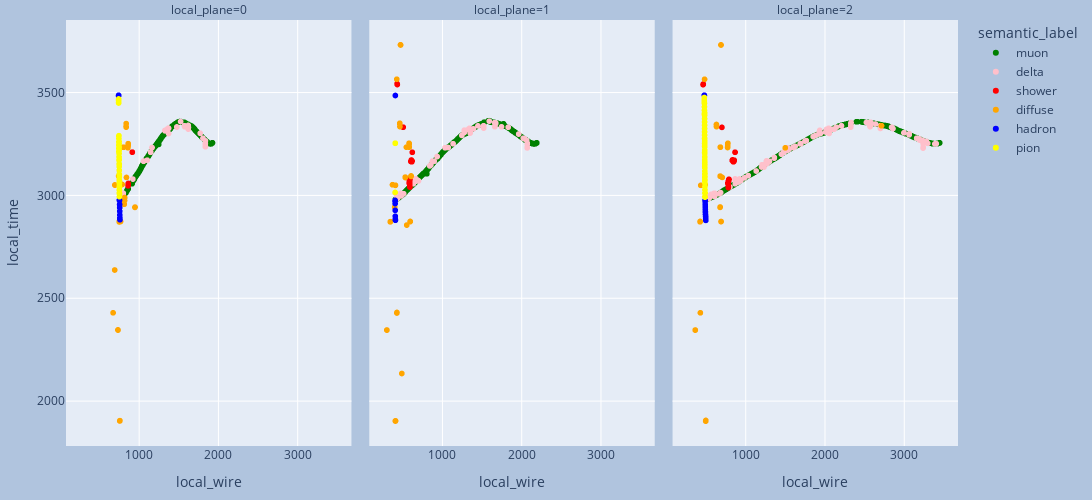

The code cell stored with this chart in its notebook:
### Code cell
"""Process all events in a file into graphs"""
f = NuMLFile(fname)
evt = f.get_dataframe("event_table", ["event_id"])
hit = f.get_dataframe("hit_table")
part = f.get_dataframe("particle_table", ["event_id", "g4_id", "parent_id", "type", "momentum", "start_process", "end_process"])
edep = f.get_dataframe("edep_table")
sp = f.get_dataframe("spacepoint_table")

print_out = True
write = False
# loop over events in file
count = 0
for i,key in enumerate(evt.index): 
    planes = single_plane_graph_vis(key, hit, part, edep, sp)
    if planes:
        clear_output(wait=True)
        plot_event(handle_planes(planes), print_out=print_out, write=write)
        if print_out:
            in_key = input("Press Enter to continue or type q to exit")
            if in_key == 'q': break

### Figure 1 — Plotly figure (JSON) as saved in the notebook; plotly's stock layout.template omitted (floating-point values rounded to 4 significant figures; data arrays with more than 128 entries replaced by an {"elided": "..."} marker saying what was removed)
{"data": [{"customdata": {"elided": "1089x8 mixed values"}, "hovertemplate": "semantic_label=muon<br>local_plane=0<br>local_wire=%{x}<br>local_time=%{y}<br>g4_id=%{customdata[0]}<br>type=%{customdata[1]}<br>energy_fraction=%{customdata[2]}<br>start_process=%{customdata[3]}<br>end_process=%{customdata[4]}<br>parent_id=%{customdata[5]}<br>parent_type=%{customdata[6]}<br>parent_energy_fraction=%{customdata[7]}<extra></extra>", "legendgroup": "muon", "marker": {"color": "green", "symbol": "circle"}, "mode": "markers", "name": "muon", "showlegend": true, "type": "scattergl", "x": {"elided": "1089 int values"}, "xaxis": "x", "y": {"elided": "1089 float values"}, "yaxis": "y"}, {"customdata": {"elided": "1532x8 mixed values"}, "hovertemplate": "semantic_label=muon<br>local_plane=1<br>local_wire=%{x}<br>local_time=%{y}<br>g4_id=%{customdata[0]}<br>type=%{customdata[1]}<br>energy_fraction=%{customdata[2]}<br>start_process=%{customdata[3]}<br>end_process=%{customdata[4]}<br>parent_id=%{customdata[5]}<br>parent_type=%{customdata[6]}<br>parent_energy_fraction=%{customdata[7]}<extra></extra>", "legendgroup": "muon", "marker": {"color": "green", "symbol": "circle"}, "mode": "markers", "name": "muon", "showlegend": false, "type": "scattergl", "x": {"elided": "1532 int values"}, "xaxis": "x2", "y": {"elided": "1532 float values"}, "yaxis": "y2"}, {"customdata": {"elided": "2565x8 mixed values"}, "hovertemplate": "semantic_label=muon<br>local_plane=2<br>local_wire=%{x}<br>local_time=%{y}<br>g4_id=%{customdata[0]}<br>type=%{customdata[1]}<br>energy_fraction=%{customdata[2]}<br>start_process=%{customdata[3]}<br>end_process=%{customdata[4]}<br>parent_id=%{customdata[5]}<br>parent_type=%{customdata[6]}<br>parent_energy_fraction=%{customdata[7]}<extra></extra>", "legendgroup": "muon", "marker": {"color": "green", "symbol": "circle"}, "mode": "markers", "name": "muon", "showlegend": false, "type": "scattergl", "x": {"elided": "2565 int values"}, "xaxis": "x3", "y": {"elided": "2565 float values"}, "yaxis": "y3"}, {"customdata": {"elided": "62x8 mixed values"}, "hovertemplate": "semantic_label=delta<br>local_plane=0<br>local_wire=%{x}<br>local_time=%{y}<br>g4_id=%{customdata[0]}<br>type=%{customdata[1]}<br>energy_fraction=%{customdata[2]}<br>start_process=%{customdata[3]}<br>end_process=%{customdata[4]}<br>parent_id=%{customdata[5]}<br>parent_type=%{customdata[6]}<br>parent_energy_fraction=%{customdata[7]}<extra></extra>", "legendgroup": "delta", "marker": {"color": "pink", "symbol": "circle"}, "mode": "markers", "name": "delta", "showlegend": true, "type": "scattergl", "x": [1839, 1839, 1838, 1838, 1837, 1808, 1773, 1622, 1621, 1624, 1622, 1580, 1579, 1578, 1577, 1576, 1575, 1574, 1478, 1477, 1373, 1373, 1358, 1328, 1327, 1164, 1163, 1147, 1146, 1058, 1057, 922, 801, 799, 797, 796, 795, 794, 793, 792, 791, 790, 789, 788, 787, 786, 785, 784, 783, 782, 781, 780, 779, 778, 777, 775, 774, 773, 768, 1525, 1372, 1103], "xaxis": "x", "y": [3238.0, 3265.0, 3236.0, 3253.0, 3250.0, 3278.0, 3302.0, 3340.0, 3340.0, 3331.0, 3322.0, 3335.0, 3334.0, 3333.0, 3335.0, 3336.0, 3336.0, 3339.0, 3332.0, 3333.0, 3301.0, 3326.0, 3323.0, 3314.0, 3316.0, 3232.0, 3233.0, 3211.0, 3210.0, 3167.0, 3166.0, 3079.0, 3010.0, 2999.0, 3008.0, 3009.0, 3010.0, 3008.0, 3005.0, 3004.0, 3005.0, 3005.0, 3004.0, 3003.0, 3003.0, 3004.0, 3005.0, 3005.0, 3004.0, 3004.0, 3002.0, 3001.0, 2999.0, 2996.0, 2992.0, 2990.0, 2989.0, 2987.0, 2998.0, 3359.0, 3328.0, 3171.0], "yaxis": "y"}, {"customdata": {"elided": "108x8 mixed values"}, "hovertemplate": "semantic_label=delta<br>local_plane=1<br>local_wire=%{x}<br>local_time=%{y}<br>g4_id=%{customdata[0]}<br>type=%{customdata[1]}<br>energy_fraction=%{customdata[2]}<br>start_process=%{customdata[3]}<br>end_process=%{customdata[4]}<br>parent_id=%{customdata[5]}<br>parent_type=%{customdata[6]}<br>parent_energy_fraction=%{customdata[7]}<extra></extra>", "legendgroup": "delta", "marker": {"color": "pink", "symbol": "circle"}, "mode": "markers", "name": "delta", "showlegend": false, "type": "scattergl", "x": [2077, 2076, 2076, 2070, 2077, 2045, 2044, 2026, 1968, 1836, 1751, 1680, 1675, 1674, 1669, 1668, 1667, 1666, 1666, 1665, 1526, 1526, 1525, 1524, 1523, 1454, 1396, 1359, 1355, 1354, 1348, 1347, 1337, 1336, 1282, 1281, 1280, 1279, 1250, 1139, 1078, 1039, 1038, 938, 937, 901, 898, 879, 859, 845, 673, 672, 638, 637, 635, 634, 633, 515, 479, 478, 477, 476, 475, 474, 473, 472, 471, 470, 469, 468, 467, 466, 465, 464, 463, 462, 461, 460, 459, 458, 457, 456, 455, 454, 453, 452, 451, 450, 449, 448, 447, 446, 445, 443, 442, 441, 440, 439, 438, 437, 483, 482, 428, 427, 1597, 702, 701, 406], "xaxis": "x2", "y": [3236.0, 3254.0, 3231.0, 3267.0, 3251.0, 3274.0, 3275.0, 3278.0, 3298.0, 3331.0, 3333.0, 3351.0, 3353.0, 3353.0, 3337.0, 3338.0, 3334.0, 3334.0, 3353.0, 3354.0, 3327.0, 3338.0, 3339.0, 3331.0, 3335.0, 3338.0, 3323.0, 3315.0, 3303.0, 3309.0, 3325.0, 3326.0, 3323.0, 3320.0, 3317.0, 3309.0, 3306.0, 3306.0, 3292.0, 3251.0, 3233.0, 3231.0, 3232.0, 3189.0, 3189.0, 3166.0, 3166.0, 3167.0, 3148.0, 3143.0, 3069.0, 3080.0, 3057.0, 3071.0, 3079.0, 3081.0, 3082.0, 3008.0, 3006.0, 3008.0, 3009.0, 3009.0, 3008.0, 3006.0, 3005.0, 3004.0, 3004.0, 3004.0, 3004.0, 3004.0, 3005.0, 3005.0, 3004.0, 3005.0, 3004.0, 3003.0, 3002.0, 3003.0, 3004.0, 3005.0, 3005.0, 3005.0, 3005.0, 3004.0, 3004.0, 3004.0, 3003.0, 3002.0, 3001.0, 3000.0, 2998.0, 2997.0, 2993.0, 2991.0, 2990.0, 2990.0, 2988.0, 2988.0, 2987.0, 2986.0, 2998.0, 2998.0, 2998.0, 2997.0, 3361.0, 3070.0, 3072.0, 3013.0], "yaxis": "y2"}, {"customdata": {"elided": "220x8 mixed values"}, "hovertemplate": "semantic_label=delta<br>local_plane=2<br>local_wire=%{x}<br>local_time=%{y}<br>g4_id=%{customdata[0]}<br>type=%{customdata[1]}<br>energy_fraction=%{customdata[2]}<br>start_process=%{customdata[3]}<br>end_process=%{customdata[4]}<br>parent_id=%{customdata[5]}<br>parent_type=%{customdata[6]}<br>parent_energy_fraction=%{customdata[7]}<extra></extra>", "legendgroup": "delta", "marker": {"color": "pink", "symbol": "circle"}, "mode": "markers", "name": "delta", "showlegend": false, "type": "scattergl", "x": {"elided": "220 int values"}, "xaxis": "x3", "y": {"elided": "220 float values"}, "yaxis": "y3"}, {"customdata": [[760, 11, 1, "compt", "FastScintillation", 758, 22, "No Info"], [760, 11, 0.8276, "compt", "FastScintillation", 758, 22, "No Info"], [723, -11, 0.9333, "conv", "annihil", 671, 22, "No Info"], [723, -11, 1, "conv", "annihil", 671, 22, "No Info"], [723, -11, 1, "conv", "annihil", 671, 22, "No Info"]], "hovertemplate": "semantic_label=shower<br>local_plane=0<br>local_wire=%{x}<br>local_time=%{y}<br>g4_id=%{customdata[0]}<br>type=%{customdata[1]}<br>energy_fraction=%{customdata[2]}<br>start_process=%{customdata[3]}<br>end_process=%{customdata[4]}<br>parent_id=%{customdata[5]}<br>parent_type=%{customdata[6]}<br>parent_energy_fraction=%{customdata[7]}<extra></extra>", "legendgroup": "shower", "marker": {"color": "red", "symbol": "circle"}, "mode": "markers", "name": "shower", "showlegend": true, "type": "scattergl", "x": [915, 914, 863, 862, 861], "xaxis": "x", "y": [3210.0, 3210.0, 3058.0, 3054.0, 3046.0], "yaxis": "y"}, {"customdata": {"elided": "41x8 mixed values"}, "hovertemplate": "semantic_label=shower<br>local_plane=1<br>local_wire=%{x}<br>local_time=%{y}<br>g4_id=%{customdata[0]}<br>type=%{customdata[1]}<br>energy_fraction=%{customdata[2]}<br>start_process=%{customdata[3]}<br>end_process=%{customdata[4]}<br>parent_id=%{customdata[5]}<br>parent_type=%{customdata[6]}<br>parent_energy_fraction=%{customdata[7]}<extra></extra>", "legendgroup": "shower", "marker": {"color": "red", "symbol": "circle"}, "mode": "markers", "name": "shower", "showlegend": false, "type": "scattergl", "x": [624, 621, 620, 619, 618, 617, 616, 615, 614, 613, 612, 611, 610, 609, 608, 594, 593, 592, 592, 591, 589, 588, 587, 586, 590, 594, 593, 592, 591, 590, 589, 584, 585, 509, 508, 435, 434, 433, 432, 607, 606], "xaxis": "x2", "y": [3210.0, 3167.0, 3167.0, 3166.0, 3164.0, 3163.0, 3164.0, 3167.0, 3170.0, 3172.0, 3172.0, 3171.0, 3169.0, 3168.0, 3167.0, 3077.0, 3078.0, 3080.0, 3072.0, 3072.0, 3071.0, 3067.0, 3064.0, 3062.0, 3073.0, 3040.0, 3042.0, 3053.0, 3056.0, 3059.0, 3061.0, 3060.0, 3061.0, 3332.0, 3331.0, 3539.0, 3539.0, 3540.0, 3543.0, 3165.0, 3165.0], "yaxis": "y2"}, {"customdata": {"elided": "51x8 mixed values"}, "hovertemplate": "semantic_label=shower<br>local_plane=2<br>local_wire=%{x}<br>local_time=%{y}<br>g4_id=%{customdata[0]}<br>type=%{customdata[1]}<br>energy_fraction=%{customdata[2]}<br>start_process=%{customdata[3]}<br>end_process=%{customdata[4]}<br>parent_id=%{customdata[5]}<br>parent_type=%{customdata[6]}<br>parent_energy_fraction=%{customdata[7]}<extra></extra>", "legendgroup": "shower", "marker": {"color": "red", "symbol": "circle"}, "mode": "markers", "name": "shower", "showlegend": false, "type": "scattergl", "x": [868, 867, 856, 855, 854, 853, 852, 851, 850, 849, 848, 847, 846, 845, 844, 843, 842, 841, 840, 839, 838, 837, 836, 835, 834, 833, 832, 791, 790, 789, 788, 787, 785, 784, 783, 776, 786, 783, 782, 782, 781, 780, 777, 782, 779, 778, 701, 466, 465, 464, 463], "xaxis": "x3", "y": [3210.0, 3210.0, 3171.0, 3169.0, 3167.0, 3166.0, 3165.0, 3165.0, 3164.0, 3164.0, 3164.0, 3163.0, 3163.0, 3164.0, 3165.0, 3167.0, 3168.0, 3170.0, 3170.0, 3171.0, 3172.0, 3172.0, 3172.0, 3172.0, 3171.0, 3171.0, 3169.0, 3078.0, 3078.0, 3077.0, 3072.0, 3072.0, 3071.0, 3069.0, 3067.0, 3059.0, 3073.0, 3042.0, 3054.0, 3038.0, 3062.0, 3062.0, 3058.0, 3067.0, 3063.0, 3061.0, 3331.0, 3541.0, 3540.0, 3539.0, 3539.0], "yaxis": "y3"}, {"customdata": {"elided": "36x8 mixed values"}, "hovertemplate": "semantic_label=diffuse<br>local_plane=0<br>local_wire=%{x}<br>local_time=%{y}<br>g4_id=%{customdata[0]}<br>type=%{customdata[1]}<br>energy_fraction=%{customdata[2]}<br>start_process=%{customdata[3]}<br>end_process=%{customdata[4]}<br>parent_id=%{customdata[5]}<br>parent_type=%{customdata[6]}<br>parent_energy_fraction=%{customdata[7]}<extra></extra>", "legendgroup": "diffuse", "marker": {"color": "orange", "symbol": "circle"}, "mode": "markers", "name": "diffuse", "showlegend": true, "type": "scattergl", "x": [863, 862, 861, 860, 859, 841, 766, 765, 804, 803, 744, 743, 742, 949, 948, 837, 837, 836, 758, 757, 756, 786, 785, 695, 694, 672, 751, 750, 749, 734, 733, 817, 817, 813, 813, 692], "xaxis": "x", "y": [3252.0, 3248.0, 3242.0, 3235.0, 3232.0, 3087.0, 2873.0, 2873.0, 3234.0, 3234.0, 3093.0, 3093.0, 3094.0, 2943.0, 2942.0, 3349.0, 3332.0, 3335.0, 1905.0, 1904.0, 1904.0, 3053.0, 3053.0, 3050.0, 3051.0, 2429.0, 2871.0, 2872.0, 2873.0, 2345.0, 2346.0, 2975.0, 2990.0, 2973, 2957, 2637.0], "yaxis": "y"}, {"customdata": {"elided": "37x8 mixed values"}, "hovertemplate": "semantic_label=diffuse<br>local_plane=1<br>local_wire=%{x}<br>local_time=%{y}<br>g4_id=%{customdata[0]}<br>type=%{customdata[1]}<br>energy_fraction=%{customdata[2]}<br>start_process=%{customdata[3]}<br>end_process=%{customdata[4]}<br>parent_id=%{customdata[5]}<br>parent_type=%{customdata[6]}<br>parent_energy_fraction=%{customdata[7]}<extra></extra>", "legendgroup": "diffuse", "marker": {"color": "orange", "symbol": "circle"}, "mode": "markers", "name": "diffuse", "showlegend": false, "type": "scattergl", "x": [585, 585, 584, 584, 583, 536, 535, 598, 597, 596, 476, 475, 549, 609, 608, 607, 402, 401, 468, 467, 412, 411, 410, 375, 374, 428, 411, 410, 430, 429, 347, 346, 303, 302, 554, 492, 466], "xaxis": "x2", "y": [3234.0, 3249.0, 3235.0, 3253.0, 3253.0, 3087.0, 3089.0, 2873.0, 2873.0, 2872.0, 3731.0, 3732.0, 3234.0, 3095.0, 3092.0, 3093.0, 2943.0, 2943.0, 3334.0, 3346.0, 1904.0, 1903.0, 1904.0, 3052.0, 3052.0, 3565.0, 3049.0, 3049.0, 2431.0, 2428.0, 2873.0, 2871.0, 2345.0, 2345.0, 2856.0, 2134.0, 3351.0], "yaxis": "y2"}, {"customdata": {"elided": "33x8 mixed values"}, "hovertemplate": "semantic_label=diffuse<br>local_plane=2<br>local_wire=%{x}<br>local_time=%{y}<br>g4_id=%{customdata[0]}<br>type=%{customdata[1]}<br>energy_fraction=%{customdata[2]}<br>start_process=%{customdata[3]}<br>end_process=%{customdata[4]}<br>parent_id=%{customdata[5]}<br>parent_type=%{customdata[6]}<br>parent_energy_fraction=%{customdata[7]}<extra></extra>", "legendgroup": "diffuse", "marker": {"color": "orange", "symbol": "circle"}, "mode": "markers", "name": "diffuse", "showlegend": false, "type": "scattergl", "x": [2718, 2717, 1502, 777, 776, 775, 774, 773, 705, 691, 690, 690, 689, 682, 681, 680, 679, 679, 678, 633, 632, 498, 497, 496, 489, 488, 482, 434, 429, 426, 425, 365, 364], "xaxis": "x3", "y": [3339.0, 3338.0, 3231.0, 3253.0, 3252.0, 3246.0, 3237.0, 3233.0, 3087.0, 2873.0, 2873.0, 3731.0, 3732.0, 3235.0, 3234.0, 3094.0, 3093.0, 2944.0, 2942.0, 3334.0, 3345.0, 1906.0, 1903.0, 1903.0, 3053.0, 3051.0, 3565.0, 3049.0, 2429.0, 2873.0, 2872.0, 2345.0, 2345.0], "yaxis": "y3"}, {"customdata": [[3, 2212, 1, "primary", "FastScintillation", 0, "No Info", "No Info"], [3, 2212, 1, "primary", "FastScintillation", 0, "No Info", "No Info"], [3, 2212, 1, "primary", "FastScintillation", 0, "No Info", "No Info"], [3, 2212, 1, "primary", "FastScintillation", 0, "No Info", "No Info"], [3, 2212, 1, "primary", "FastScintillation", 0, "No Info", "No Info"], [3, 2212, 1, "primary", "FastScintillation", 0, "No Info", "No Info"], [3, 2212, 0.7455, "primary", "FastScintillation", 0, "No Info", "No Info"], [3, 2212, 0.6156, "primary", "FastScintillation", 0, "No Info", "No Info"], [28, 2212, 0.3955, "pi+Inelastic", "FastScintillation", 4, 211, 1], [28, 2212, 0.3445, "pi+Inelastic", "FastScintillation", 4, 211, 1]], "hovertemplate": "semantic_label=hadron<br>local_plane=0<br>local_wire=%{x}<br>local_time=%{y}<br>g4_id=%{customdata[0]}<br>type=%{customdata[1]}<br>energy_fraction=%{customdata[2]}<br>start_process=%{customdata[3]}<br>end_process=%{customdata[4]}<br>parent_id=%{customdata[5]}<br>parent_type=%{customdata[6]}<br>parent_energy_fraction=%{customdata[7]}<extra></extra>", "legendgroup": "hadron", "marker": {"color": "blue", "symbol": "circle"}, "mode": "markers", "name": "hadron", "showlegend": true, "type": "scattergl", "x": [759, 758, 757, 756, 755, 754, 753, 752, 742, 741], "xaxis": "x", "y": [2882.0, 2890.0, 2905.0, 2923.0, 2941.0, 2956.0, 2975.0, 2978, 3487.0, 3484.0], "yaxis": "y"}, {"customdata": [[3, 2212, 1, "primary", "FastScintillation", 0, "No Info", "No Info"], [3, 2212, 1, "primary", "FastScintillation", 0, "No Info", "No Info"], [3, 2212, 1, "primary", "FastScintillation", 0, "No Info", "No Info"], [3, 2212, 1, "primary", "FastScintillation", 0, "No Info", "No Info"], [3, 2212, 0.9951, "primary", "FastScintillation", 0, "No Info", "No Info"], [3, 2212, 0.7734, "primary", "FastScintillation", 0, "No Info", "No Info"], [3, 2212, 0.925, "primary", "FastScintillation", 0, "No Info", "No Info"], [28, 2212, 0.3626, "pi+Inelastic", "FastScintillation", 4, 211, 1]], "hovertemplate": "semantic_label=hadron<br>local_plane=1<br>local_wire=%{x}<br>local_time=%{y}<br>g4_id=%{customdata[0]}<br>type=%{customdata[1]}<br>energy_fraction=%{customdata[2]}<br>start_process=%{customdata[3]}<br>end_process=%{customdata[4]}<br>parent_id=%{customdata[5]}<br>parent_type=%{customdata[6]}<br>parent_energy_fraction=%{customdata[7]}<extra></extra>", "legendgroup": "hadron", "marker": {"color": "blue", "symbol": "circle"}, "mode": "markers", "name": "hadron", "showlegend": false, "type": "scattergl", "x": [411, 410, 409, 408, 407, 407, 406, 410], "xaxis": "x2", "y": [2879.0, 2884.0, 2899.0, 2928.0, 2960.0, 2976.0, 2972.0, 3486.0], "yaxis": "y2"}, {"customdata": [[3, 2212, 1, "primary", "FastScintillation", 0, "No Info", "No Info"], [3, 2212, 1, "primary", "FastScintillation", 0, "No Info", "No Info"], [3, 2212, 1, "primary", "FastScintillation", 0, "No Info", "No Info"], [3, 2212, 1, "primary", "FastScintillation", 0, "No Info", "No Info"], [3, 2212, 1, "primary", "FastScintillation", 0, "No Info", "No Info"], [3, 2212, 1, "primary", "FastScintillation", 0, "No Info", "No Info"], [3, 2212, 1, "primary", "FastScintillation", 0, "No Info", "No Info"], [3, 2212, 1, "primary", "FastScintillation", 0, "No Info", "No Info"], [3, 2212, 1, "primary", "FastScintillation", 0, "No Info", "No Info"], [3, 2212, 0.9106, "primary", "FastScintillation", 0, "No Info", "No Info"], [3, 2212, 0.772, "primary", "FastScintillation", 0, "No Info", "No Info"], [28, 2212, 0.3467, "pi+Inelastic", "FastScintillation", 4, 211, 1], [28, 2212, 0.3762, "pi+Inelastic", "FastScintillation", 4, 211, 1]], "hovertemplate": "semantic_label=hadron<br>local_plane=2<br>local_wire=%{x}<br>local_time=%{y}<br>g4_id=%{customdata[0]}<br>type=%{customdata[1]}<br>energy_fraction=%{customdata[2]}<br>start_process=%{customdata[3]}<br>end_process=%{customdata[4]}<br>parent_id=%{customdata[5]}<br>parent_type=%{customdata[6]}<br>parent_energy_fraction=%{customdata[7]}<extra></extra>", "legendgroup": "hadron", "marker": {"color": "blue", "symbol": "circle"}, "mode": "markers", "name": "hadron", "showlegend": false, "type": "scattergl", "x": [498, 497, 496, 495, 494, 493, 492, 491, 490, 489, 488, 480, 479], "xaxis": "x3", "y": [2879.0, 2881.0, 2888.0, 2898.0, 2908.0, 2920.0, 2932.0, 2944.0, 2956.0, 2970.0, 2977.0, 3485.0, 3487.0], "yaxis": "y3"}, {"customdata": {"elided": "39x8 mixed values"}, "hovertemplate": "semantic_label=pion<br>local_plane=0<br>local_wire=%{x}<br>local_time=%{y}<br>g4_id=%{customdata[0]}<br>type=%{customdata[1]}<br>energy_fraction=%{customdata[2]}<br>start_process=%{customdata[3]}<br>end_process=%{customdata[4]}<br>parent_id=%{customdata[5]}<br>parent_type=%{customdata[6]}<br>parent_energy_fraction=%{customdata[7]}<extra></extra>", "legendgroup": "pion", "marker": {"color": "yellow", "symbol": "circle"}, "mode": "markers", "name": "pion", "showlegend": true, "type": "scattergl", "x": [753, 752, 752, 752, 752, 752, 752, 751, 751, 751, 751, 751, 751, 751, 750, 750, 749, 749, 749, 748, 748, 747, 747, 747, 747, 747, 747, 747, 746, 746, 746, 746, 746, 746, 745, 742, 742, 742, 741], "xaxis": "x", "y": [3009.0, 2994, 3010, 3026, 3042, 3058, 3070.0, 3102.0, 3011, 3027, 3043, 3059, 3075, 3091, 3122.0, 3096.0, 3153.0, 3141.0, 3103.0, 3175.0, 3153.0, 3262.0, 3251, 3235, 3219, 3203, 3187, 3171, 3290.0, 3276, 3260, 3244, 3228, 3212, 3288.0, 3453, 3449.0, 3469.0, 3463.0], "yaxis": "y"}, {"customdata": [[4, 211, 0.6128, "primary", "pi+Inelastic", 0, "No Info", "No Info"], [4, 211, 0.7018, "primary", "pi+Inelastic", 0, "No Info", "No Info"], [4, 211, 0.5583, "primary", "pi+Inelastic", 0, "No Info", "No Info"]], "hovertemplate": "semantic_label=pion<br>local_plane=1<br>local_wire=%{x}<br>local_time=%{y}<br>g4_id=%{customdata[0]}<br>type=%{customdata[1]}<br>energy_fraction=%{customdata[2]}<br>start_process=%{customdata[3]}<br>end_process=%{customdata[4]}<br>parent_id=%{customdata[5]}<br>parent_type=%{customdata[6]}<br>parent_energy_fraction=%{customdata[7]}<extra></extra>", "legendgroup": "pion", "marker": {"color": "yellow", "symbol": "circle"}, "mode": "markers", "name": "pion", "showlegend": false, "type": "scattergl", "x": [409, 408, 407], "xaxis": "x2", "y": [3253.0, 3254.0, 3014.0], "yaxis": "y2"}, {"customdata": {"elided": "49x8 mixed values"}, "hovertemplate": "semantic_label=pion<br>local_plane=2<br>local_wire=%{x}<br>local_time=%{y}<br>g4_id=%{customdata[0]}<br>type=%{customdata[1]}<br>energy_fraction=%{customdata[2]}<br>start_process=%{customdata[3]}<br>end_process=%{customdata[4]}<br>parent_id=%{customdata[5]}<br>parent_type=%{customdata[6]}<br>parent_energy_fraction=%{customdata[7]}<extra></extra>", "legendgroup": "pion", "marker": {"color": "yellow", "symbol": "circle"}, "mode": "markers", "name": "pion", "showlegend": false, "type": "scattergl", "x": [488, 488, 487, 487, 487, 487, 487, 487, 487, 487, 486, 486, 486, 486, 486, 486, 486, 485, 485, 484, 484, 484, 484, 484, 484, 484, 484, 484, 483, 483, 483, 483, 482, 482, 482, 482, 482, 482, 482, 482, 482, 481, 481, 481, 480, 480, 479, 479, 479], "xaxis": "x3", "y": [2992.0, 3013.0, 2995, 3011, 3027, 3106.0, 3091, 3075, 3059, 3043, 3162.0, 3150, 3134, 3118, 3102, 3086, 3070, 3150.0, 3186.0, 3140, 3156, 3172, 3188, 3204, 3220, 3236, 3252, 3264.0, 3208.0, 3239, 3252.0, 3276.0, 3277, 3293, 3309, 3325, 3341, 3357, 3373, 3389, 3402, 3395.0, 3413.0, 3431.0, 3448.0, 3448.0, 3476, 3463.0, 3457.0], "yaxis": "y3"}], "layout": {"annotations": [{"font": {}, "showarrow": false, "text": "local_plane=0", "x": 0.16, "xanchor": "center", "xref": "paper", "y": 1, "yanchor": "bottom", "yref": "paper"}, {"font": {}, "showarrow": false, "text": "local_plane=1", "x": 0.5, "xanchor": "center", "xref": "paper", "y": 1, "yanchor": "bottom", "yref": "paper"}, {"font": {}, "showarrow": false, "text": "local_plane=2", "x": 0.84, "xanchor": "center", "xref": "paper", "y": 1, "yanchor": "bottom", "yref": "paper"}], "height": 500, "legend": {"title": {"text": "semantic_label"}, "tracegroupgap": 0}, "margin": {"b": 20, "l": 20, "r": 20, "t": 20}, "paper_bgcolor": "LightSteelBlue", "width": 1200, "xaxis": {"anchor": "y", "autorange": true, "domain": [0, 0.32], "range": [79.65, 3675.0], "title": {"text": "local_wire"}, "type": "linear"}, "xaxis2": {"anchor": "y2", "autorange": true, "domain": [0.34, 0.66], "matches": "x", "range": [79.65, 3675.0], "title": {"text": "local_wire"}, "type": "linear"}, "xaxis3": {"anchor": "y3", "autorange": true, "domain": [0.68, 1.0], "matches": "x", "range": [79.65, 3675.0], "title": {"text": "local_wire"}, "type": "linear"}, "yaxis": {"anchor": "x", "autorange": true, "domain": [0, 1], "range": [1781.0, 3854.0], "title": {"text": "local_time"}, "type": "linear"}, "yaxis2": {"anchor": "x2", "autorange": true, "domain": [0, 1], "matches": "y", "range": [1781.0, 3854.0], "showticklabels": false, "type": "linear"}, "yaxis3": {"anchor": "x3", "autorange": true, "domain": [0, 1], "matches": "y", "range": [1781.0, 3854.0], "showticklabels": false, "type": "linear"}}}
